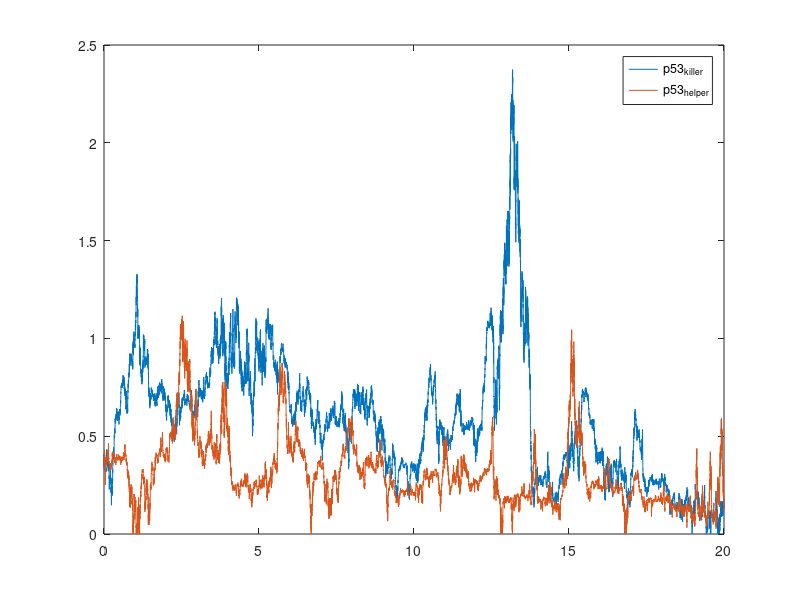

Source code (MATLAB):
function SDE_hw_dW(T_end, delta_t)

if nargin<2
    T_end = 20;
    delta_t = 0.001;
end
N = T_end/delta_t;
timeline = 0:delta_t:(T_end - delta_t);

MDM2_initial = 2.53;
ARF_initial = 2.79;
ARF_MDM2_initial = 1.99;
E2F1_initial = 0.9;
RBp_initial = 1.88;
RB_E2F1_initial = 0;
RB_initial = 0;

p53helper_initial = 0.39;
p53killer_initial = 0.39;
DYRK2_initial = 1;

CycE_initial = 3.83;
p21_initial = 1.32;
p21_CycE_initial = 1.25;

DYRK2 = zeros(1, N);
p53helper = zeros(1, N);
p53killer = zeros(1, N);
MDM2 = zeros(1, N);
ARF = zeros(1, N);
ARF_MDM2 = zeros(1, N);
E2F1 = zeros(1, N);
RBp = zeros(1, N);
RB_E2F1 = zeros(1, N);
RB = zeros(1, N);
CycE = zeros(1, N);
p21_CycE = zeros(1, N);
p21 = zeros(1, N);

p53killer(1) = p53killer_initial;
p53helper(1) = p53helper_initial;
MDM2(1) = MDM2_initial;
ARF(1) = ARF_initial;
ARF_MDM2(1) = ARF_MDM2_initial;
E2F1(1) = E2F1_initial;
RBp(1) = RBp_initial;
RB_E2F1(1) = RB_E2F1_initial;
RB(1) = RB_initial;
DYRK2(1) = DYRK2_initial;

CycE(1) = CycE_initial;
p21_CycE(1) = p21_CycE_initial;
p21(1) = p21_initial;

kdpp53_initial = 0.5;
kdsRE_initial = 1;

kdpp53 = kdpp53_initial;
kdsRE = kdsRE_initial;

kappa = 1;


for i = 2 : N        
    
    d = -0.0003 * DYRK2(i - 1);
    DYRK2(i) = DYRK2(i - 1) + delta_t * (d) + sqrt(abs(d)*delta_t)*randn();
    if DYRK2(i) < 0; DYRK2(i) = 0; end
    
    d = -DYRK2(i - 1) * ...
        p53helper(i - 1) / (0.1 + p53helper(i - 1)) + 0.5 - ...
        (0.1 + MDM2(i - 1)) * p53helper(i - 1) + 0.5 * p53killer(i - 1) ...
        /(0.1 + p53killer(i - 1));
    p53helper(i) = p53helper(i - 1) + delta_t * (d)+ sqrt(abs(d)*delta_t)*randn();
    if p53helper(i) < 0; p53helper(i) = 0; end
    
    d = DYRK2(i - 1) * ...
        p53helper(i - 1) / (0.1 + p53helper(i - 1)) - 0.5 * ...
        p53killer(i - 1) / (0.1 + p53killer(i - 1)) - (0.1 + MDM2(i - 1) * ...
        p53killer(i - 1));
    p53killer(i) = p53killer(i - 1) + delta_t * (d)+ sqrt(abs(d)*delta_t)*randn();
    if p53killer(i) < 0; p53killer(i) = 0; end
    
    d = 0.02 + 0.3 * (p53killer(i - 1) ...
        + p53helper(i - 1)) - 0.1 * MDM2(i - 1) - 10 * ARF(i - 1) * ...
        MDM2(i - 1) + 2.1 * ARF_MDM2(i - 1);
    MDM2(i) = MDM2(i - 1) + delta_t * (d)+ sqrt(abs(d)*delta_t)*randn();
    if MDM2(i) < 0;;  MDM2(i) = 0; end
    
    d = 0.01 + 0.3 * E2F1(i - 1) - 0.1 ...
        * ARF(i - 1) - 10 * ARF(i - 1) * MDM2(i - 1) + 2.1 ...
        * ARF_MDM2(i - 1);
    ARF(i) = ARF(i - 1) + delta_t * (d)+ sqrt(abs(d)*delta_t)*randn();
    if ARF(i) < 0; ARF(i) = 0; end
    
    d = 10 * ARF(i - 1) * ...
        MDM2(i - 1) - 2 * ARF_MDM2(i - 1) - 0.1 * ARF_MDM2(i - 1) - ...
        0.1 * ARF_MDM2(i - 1);
    ARF_MDM2(i) = ARF_MDM2(i - 1) + delta_t * (d)+ sqrt(abs(d)*delta_t)*randn();
    if ARF_MDM2(i) < 0; ARF_MDM2(i) = 0; end
    
    d = -5 * RB(i - 1) * E2F1(i - 1) + ...
        RB_E2F1(i - 1);
    E2F1(i) = E2F1(i - 1) + delta_t * (d)+ sqrt(abs(d)*delta_t)*randn();
    if E2F1(i) < 0; E2F1(i) = 0; end
    
    d = -0.5 * RBp(i - 1) / ...
        (0.1 + RBp(i - 1));
    RBp(i) = RBp(i - 1) + delta_t * (d)+ sqrt(abs(d)*delta_t)*randn();
    if RBp(i) < 0; RBp(i) = 0; end
    
    d = 0.01 + 0.5 * E2F1(i - 1) - 0.12 ...
        * CycE(i - 1) - 10 * p21(i - 1) * CycE(i - 1) + 1.2 * ...
        p21_CycE(i - 1);
    CycE(i) = CycE(i - 1) + delta_t * (d)+ sqrt(abs(d)*delta_t)*randn();
    if CycE(i) < 0; CycE(i) = 0; end
    
    
    d = 0.03 + 0.3 * p53helper(i - 1) ...
        + 0.01 * p53killer(i - 1) - 0.2 * p21(i - 1) - 10 * p21(i - 1) ...
        * CycE(i - 1) + 1.12 * p21_CycE(i - 1);
    p21(i) = p21(i - 1) + delta_t * (d)+ sqrt(abs(d)*delta_t)*randn();
    if p21(i) < 0; p21(i) = 0; end
    
    d = 10 * p21(i - 1) ...
        * CycE(i - 1) - p21_CycE(i - 1) - 0.32 * p21_CycE(i - 1);
    p21_CycE(i) = p21_CycE(i - 1) + delta_t * (d)+ sqrt(abs(d)*delta_t)*randn();
    if p21_CycE(i) < 0; p21_CycE(i) = 0; end
    
    
    RB_E2F1(i) = 1 - E2F1(i);
    RB(i) = 2 - RBp(i) - RB_E2F1(i);
    
    if RB(i) < 0; RB(i) = 0; end
end


%% Plot

molecules = [p53killer; p53helper; MDM2; ARF; RB; RBp; CycE; p21; p21_CycE]; % numMolecules x N
molecule_names = {'p53_k_i_l_l_e_r','p53_h_e_l_p_e_r','MDM2','ARF', 'RB', 'RBp', 'CycE', 'p21', 'p21_CycE'};
select = [1,2];
select_molecules = molecules(select,:);
select_names = molecule_names(select);


plot(timeline,select_molecules);
legend(select_names);
% axis([-inf inf 0 5])


% plot(timeline, p53killer, timeline, p53helper, timeline, MDM2, ...
%     timeline, ARF, timeline, RB, timeline, RBp);
% legend('p53_k_i_l_l_e_r','p53_h_e_l_p_e_r','MDM2','ARF', 'RB', 'RBp');
% xlabel('time');
% ylabel('concentration');